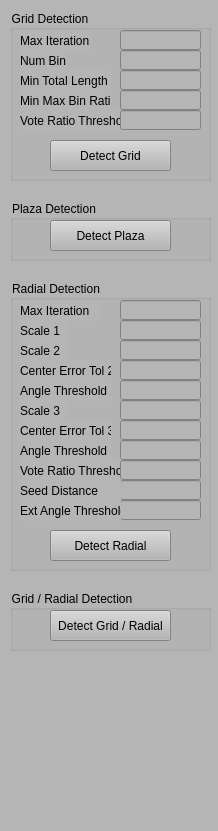
<?xml version="1.0" encoding="UTF-8"?>
<ui version="4.0">
 <class>ControlWidget</class>
 <widget class="QDockWidget" name="ControlWidget">
  <property name="geometry">
   <rect>
    <x>0</x>
    <y>0</y>
    <width>218</width>
    <height>831</height>
   </rect>
  </property>
  <property name="minimumSize">
   <size>
    <width>218</width>
    <height>240</height>
   </size>
  </property>
  <property name="styleSheet">
   <string notr="true">background-color: rgb(181, 181, 181);</string>
  </property>
  <widget class="QWidget" name="dockWidgetContents">
   <widget class="QGroupBox" name="groupBox_3">
    <property name="geometry">
     <rect>
      <x>10</x>
      <y>10</y>
      <width>201</width>
      <height>171</height>
     </rect>
    </property>
    <property name="title">
     <string>Grid Detection</string>
    </property>
    <widget class="QPushButton" name="pushButtonDetectGrid">
     <property name="geometry">
      <rect>
       <x>40</x>
       <y>130</y>
       <width>121</width>
       <height>31</height>
      </rect>
     </property>
     <property name="text">
      <string>Detect Grid</string>
     </property>
    </widget>
    <widget class="QLabel" name="label_4">
     <property name="geometry">
      <rect>
       <x>10</x>
       <y>40</y>
       <width>46</width>
       <height>21</height>
      </rect>
     </property>
     <property name="text">
      <string>Num Bins</string>
     </property>
    </widget>
    <widget class="QLineEdit" name="lineEditNumBins">
     <property name="geometry">
      <rect>
       <x>110</x>
       <y>40</y>
       <width>81</width>
       <height>20</height>
      </rect>
     </property>
     <property name="alignment">
      <set>Qt::AlignRight|Qt::AlignTrailing|Qt::AlignVCenter</set>
     </property>
    </widget>
    <widget class="QLabel" name="label_5">
     <property name="geometry">
      <rect>
       <x>10</x>
       <y>60</y>
       <width>91</width>
       <height>21</height>
      </rect>
     </property>
     <property name="text">
      <string>Min Total Length</string>
     </property>
    </widget>
    <widget class="QLineEdit" name="lineEditMinTotalLength">
     <property name="geometry">
      <rect>
       <x>110</x>
       <y>60</y>
       <width>81</width>
       <height>20</height>
      </rect>
     </property>
     <property name="alignment">
      <set>Qt::AlignRight|Qt::AlignTrailing|Qt::AlignVCenter</set>
     </property>
    </widget>
    <widget class="QLabel" name="label_6">
     <property name="geometry">
      <rect>
       <x>10</x>
       <y>80</y>
       <width>91</width>
       <height>21</height>
      </rect>
     </property>
     <property name="text">
      <string>Min Max Bin Ratio</string>
     </property>
    </widget>
    <widget class="QLineEdit" name="lineEditMinMaxBinRatio">
     <property name="geometry">
      <rect>
       <x>110</x>
       <y>80</y>
       <width>81</width>
       <height>20</height>
      </rect>
     </property>
     <property name="alignment">
      <set>Qt::AlignRight|Qt::AlignTrailing|Qt::AlignVCenter</set>
     </property>
    </widget>
    <widget class="QLabel" name="label_17">
     <property name="geometry">
      <rect>
       <x>10</x>
       <y>100</y>
       <width>101</width>
       <height>21</height>
      </rect>
     </property>
     <property name="text">
      <string>Vote Ratio Threshold</string>
     </property>
    </widget>
    <widget class="QLineEdit" name="lineEditGridVotingThreshold">
     <property name="geometry">
      <rect>
       <x>110</x>
       <y>100</y>
       <width>81</width>
       <height>20</height>
      </rect>
     </property>
     <property name="alignment">
      <set>Qt::AlignRight|Qt::AlignTrailing|Qt::AlignVCenter</set>
     </property>
    </widget>
    <widget class="QLabel" name="label_18">
     <property name="geometry">
      <rect>
       <x>10</x>
       <y>20</y>
       <width>71</width>
       <height>21</height>
      </rect>
     </property>
     <property name="text">
      <string>Max Iteration</string>
     </property>
    </widget>
    <widget class="QLineEdit" name="lineEditGridMaxIteration">
     <property name="geometry">
      <rect>
       <x>110</x>
       <y>20</y>
       <width>81</width>
       <height>20</height>
      </rect>
     </property>
     <property name="alignment">
      <set>Qt::AlignRight|Qt::AlignTrailing|Qt::AlignVCenter</set>
     </property>
    </widget>
   </widget>
   <widget class="QGroupBox" name="groupBox_4">
    <property name="geometry">
     <rect>
      <x>10</x>
      <y>200</y>
      <width>201</width>
      <height>61</height>
     </rect>
    </property>
    <property name="title">
     <string>Plaza Detection</string>
    </property>
    <widget class="QPushButton" name="pushButtonDetectPlaza">
     <property name="geometry">
      <rect>
       <x>40</x>
       <y>20</y>
       <width>121</width>
       <height>31</height>
      </rect>
     </property>
     <property name="text">
      <string>Detect Plaza</string>
     </property>
    </widget>
   </widget>
   <widget class="QGroupBox" name="groupBox_6">
    <property name="geometry">
     <rect>
      <x>10</x>
      <y>280</y>
      <width>201</width>
      <height>291</height>
     </rect>
    </property>
    <property name="title">
     <string>Radial Detection</string>
    </property>
    <widget class="QPushButton" name="pushButtonDetectRadial">
     <property name="geometry">
      <rect>
       <x>40</x>
       <y>250</y>
       <width>121</width>
       <height>31</height>
      </rect>
     </property>
     <property name="text">
      <string>Detect Radial</string>
     </property>
    </widget>
    <widget class="QLineEdit" name="lineEditScale1">
     <property name="geometry">
      <rect>
       <x>110</x>
       <y>40</y>
       <width>81</width>
       <height>20</height>
      </rect>
     </property>
     <property name="alignment">
      <set>Qt::AlignRight|Qt::AlignTrailing|Qt::AlignVCenter</set>
     </property>
    </widget>
    <widget class="QLabel" name="label_7">
     <property name="geometry">
      <rect>
       <x>10</x>
       <y>40</y>
       <width>46</width>
       <height>21</height>
      </rect>
     </property>
     <property name="text">
      <string>Scale 1</string>
     </property>
    </widget>
    <widget class="QLabel" name="label_8">
     <property name="geometry">
      <rect>
       <x>10</x>
       <y>60</y>
       <width>46</width>
       <height>21</height>
      </rect>
     </property>
     <property name="text">
      <string>Scale 2</string>
     </property>
    </widget>
    <widget class="QLineEdit" name="lineEditScale2">
     <property name="geometry">
      <rect>
       <x>110</x>
       <y>60</y>
       <width>81</width>
       <height>20</height>
      </rect>
     </property>
     <property name="alignment">
      <set>Qt::AlignRight|Qt::AlignTrailing|Qt::AlignVCenter</set>
     </property>
    </widget>
    <widget class="QLabel" name="label_9">
     <property name="geometry">
      <rect>
       <x>10</x>
       <y>80</y>
       <width>91</width>
       <height>21</height>
      </rect>
     </property>
     <property name="text">
      <string>Center Error Tol 2</string>
     </property>
    </widget>
    <widget class="QLineEdit" name="lineEditCenterErrorTol2">
     <property name="geometry">
      <rect>
       <x>110</x>
       <y>80</y>
       <width>81</width>
       <height>20</height>
      </rect>
     </property>
     <property name="alignment">
      <set>Qt::AlignRight|Qt::AlignTrailing|Qt::AlignVCenter</set>
     </property>
    </widget>
    <widget class="QLabel" name="label_10">
     <property name="geometry">
      <rect>
       <x>10</x>
       <y>100</y>
       <width>91</width>
       <height>21</height>
      </rect>
     </property>
     <property name="text">
      <string>Angle Threshold 2</string>
     </property>
    </widget>
    <widget class="QLineEdit" name="lineEditAngleThreshold2">
     <property name="geometry">
      <rect>
       <x>110</x>
       <y>100</y>
       <width>81</width>
       <height>20</height>
      </rect>
     </property>
     <property name="alignment">
      <set>Qt::AlignRight|Qt::AlignTrailing|Qt::AlignVCenter</set>
     </property>
    </widget>
    <widget class="QLineEdit" name="lineEditAngleThreshold3">
     <property name="geometry">
      <rect>
       <x>110</x>
       <y>160</y>
       <width>81</width>
       <height>20</height>
      </rect>
     </property>
     <property name="alignment">
      <set>Qt::AlignRight|Qt::AlignTrailing|Qt::AlignVCenter</set>
     </property>
    </widget>
    <widget class="QLabel" name="label_11">
     <property name="geometry">
      <rect>
       <x>10</x>
       <y>160</y>
       <width>91</width>
       <height>21</height>
      </rect>
     </property>
     <property name="text">
      <string>Angle Threshold 3</string>
     </property>
    </widget>
    <widget class="QLabel" name="label_12">
     <property name="geometry">
      <rect>
       <x>10</x>
       <y>140</y>
       <width>91</width>
       <height>21</height>
      </rect>
     </property>
     <property name="text">
      <string>Center Error Tol 3</string>
     </property>
    </widget>
    <widget class="QLabel" name="label_13">
     <property name="geometry">
      <rect>
       <x>10</x>
       <y>120</y>
       <width>46</width>
       <height>21</height>
      </rect>
     </property>
     <property name="text">
      <string>Scale 3</string>
     </property>
    </widget>
    <widget class="QLineEdit" name="lineEditCenterErrorTol3">
     <property name="geometry">
      <rect>
       <x>110</x>
       <y>140</y>
       <width>81</width>
       <height>20</height>
      </rect>
     </property>
     <property name="alignment">
      <set>Qt::AlignRight|Qt::AlignTrailing|Qt::AlignVCenter</set>
     </property>
    </widget>
    <widget class="QLineEdit" name="lineEditScale3">
     <property name="geometry">
      <rect>
       <x>110</x>
       <y>120</y>
       <width>81</width>
       <height>20</height>
      </rect>
     </property>
     <property name="alignment">
      <set>Qt::AlignRight|Qt::AlignTrailing|Qt::AlignVCenter</set>
     </property>
    </widget>
    <widget class="QLabel" name="label_14">
     <property name="geometry">
      <rect>
       <x>10</x>
       <y>180</y>
       <width>101</width>
       <height>21</height>
      </rect>
     </property>
     <property name="text">
      <string>Vote Ratio Threshold</string>
     </property>
    </widget>
    <widget class="QLineEdit" name="lineEditRadialVotingThreshold">
     <property name="geometry">
      <rect>
       <x>110</x>
       <y>180</y>
       <width>81</width>
       <height>20</height>
      </rect>
     </property>
     <property name="alignment">
      <set>Qt::AlignRight|Qt::AlignTrailing|Qt::AlignVCenter</set>
     </property>
    </widget>
    <widget class="QLineEdit" name="lineEditRadialSeedDistance">
     <property name="geometry">
      <rect>
       <x>110</x>
       <y>200</y>
       <width>81</width>
       <height>20</height>
      </rect>
     </property>
     <property name="text">
      <string/>
     </property>
     <property name="alignment">
      <set>Qt::AlignRight|Qt::AlignTrailing|Qt::AlignVCenter</set>
     </property>
    </widget>
    <widget class="QLabel" name="label_15">
     <property name="geometry">
      <rect>
       <x>10</x>
       <y>200</y>
       <width>101</width>
       <height>21</height>
      </rect>
     </property>
     <property name="text">
      <string>Seed Distance</string>
     </property>
    </widget>
    <widget class="QLineEdit" name="lineEditRadialExtendingAngleThreshold">
     <property name="geometry">
      <rect>
       <x>110</x>
       <y>220</y>
       <width>81</width>
       <height>20</height>
      </rect>
     </property>
     <property name="text">
      <string/>
     </property>
     <property name="alignment">
      <set>Qt::AlignRight|Qt::AlignTrailing|Qt::AlignVCenter</set>
     </property>
    </widget>
    <widget class="QLabel" name="label_16">
     <property name="geometry">
      <rect>
       <x>10</x>
       <y>220</y>
       <width>101</width>
       <height>21</height>
      </rect>
     </property>
     <property name="text">
      <string>Ext Angle Threshold</string>
     </property>
    </widget>
    <widget class="QLineEdit" name="lineEditRadialMaxIteration">
     <property name="geometry">
      <rect>
       <x>110</x>
       <y>20</y>
       <width>81</width>
       <height>20</height>
      </rect>
     </property>
     <property name="text">
      <string/>
     </property>
     <property name="alignment">
      <set>Qt::AlignRight|Qt::AlignTrailing|Qt::AlignVCenter</set>
     </property>
    </widget>
    <widget class="QLabel" name="label_19">
     <property name="geometry">
      <rect>
       <x>10</x>
       <y>20</y>
       <width>81</width>
       <height>21</height>
      </rect>
     </property>
     <property name="text">
      <string>Max Iteration</string>
     </property>
    </widget>
   </widget>
   <widget class="QGroupBox" name="groupBox_7">
    <property name="geometry">
     <rect>
      <x>10</x>
      <y>590</y>
      <width>201</width>
      <height>61</height>
     </rect>
    </property>
    <property name="title">
     <string>Grid / Radial Detection</string>
    </property>
    <widget class="QPushButton" name="pushButtonDetectGridRadial">
     <property name="geometry">
      <rect>
       <x>40</x>
       <y>20</y>
       <width>121</width>
       <height>31</height>
      </rect>
     </property>
     <property name="text">
      <string>Detect Grid / Radial</string>
     </property>
    </widget>
   </widget>
  </widget>
 </widget>
 <resources/>
 <connections/>
</ui>
